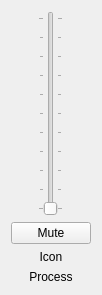
<?xml version="1.0" encoding="UTF-8"?>
<ui version="4.0">
 <class>Slider</class>
 <widget class="QWidget" name="Slider">
  <property name="geometry">
   <rect>
    <x>0</x>
    <y>0</y>
    <width>93</width>
    <height>295</height>
   </rect>
  </property>
  <property name="windowTitle">
   <string>Form</string>
  </property>
  <layout class="QVBoxLayout" name="verticalLayout">
   <item>
    <layout class="QHBoxLayout" name="horizontalLayout">
     <item>
      <widget class="QSlider" name="slider">
       <property name="maximum">
        <number>100</number>
       </property>
       <property name="orientation">
        <enum>Qt::Vertical</enum>
       </property>
       <property name="invertedAppearance">
        <bool>false</bool>
       </property>
       <property name="invertedControls">
        <bool>false</bool>
       </property>
       <property name="tickPosition">
        <enum>QSlider::TicksBothSides</enum>
       </property>
       <property name="tickInterval">
        <number>10</number>
       </property>
      </widget>
     </item>
    </layout>
   </item>
   <item>
    <widget class="QPushButton" name="muteButton">
     <property name="text">
      <string>Mute</string>
     </property>
     <property name="checkable">
      <bool>true</bool>
     </property>
     <property name="checked">
      <bool>false</bool>
     </property>
    </widget>
   </item>
   <item>
    <widget class="QLabel" name="icon">
     <property name="text">
      <string>Icon</string>
     </property>
     <property name="alignment">
      <set>Qt::AlignCenter</set>
     </property>
    </widget>
   </item>
   <item>
    <widget class="QLabel" name="label">
     <property name="text">
      <string>Process</string>
     </property>
     <property name="alignment">
      <set>Qt::AlignCenter</set>
     </property>
    </widget>
   </item>
  </layout>
 </widget>
 <resources/>
 <connections/>
 <slots>
  <slot>setMuted(bool)</slot>
 </slots>
</ui>
